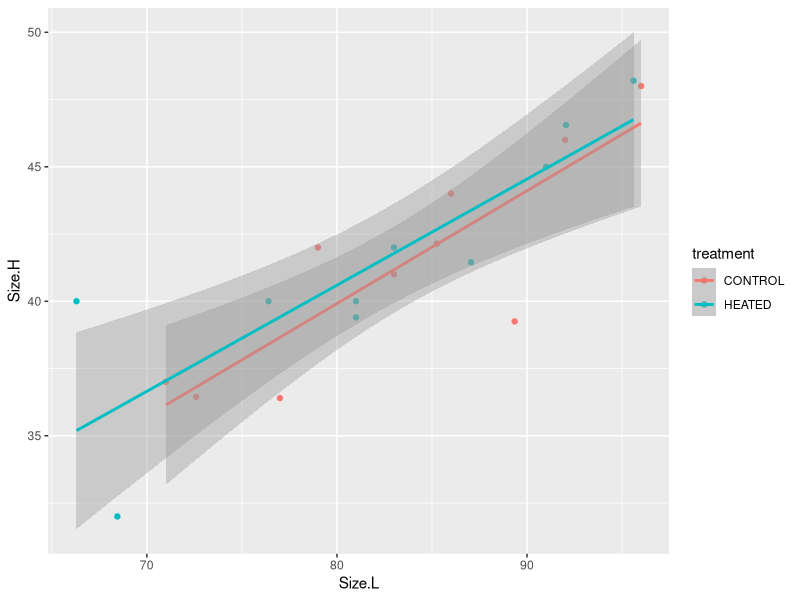
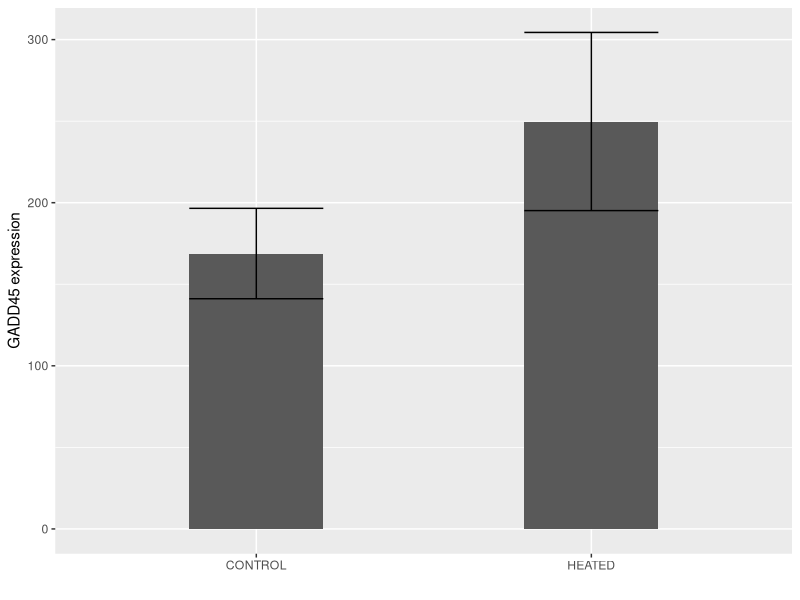
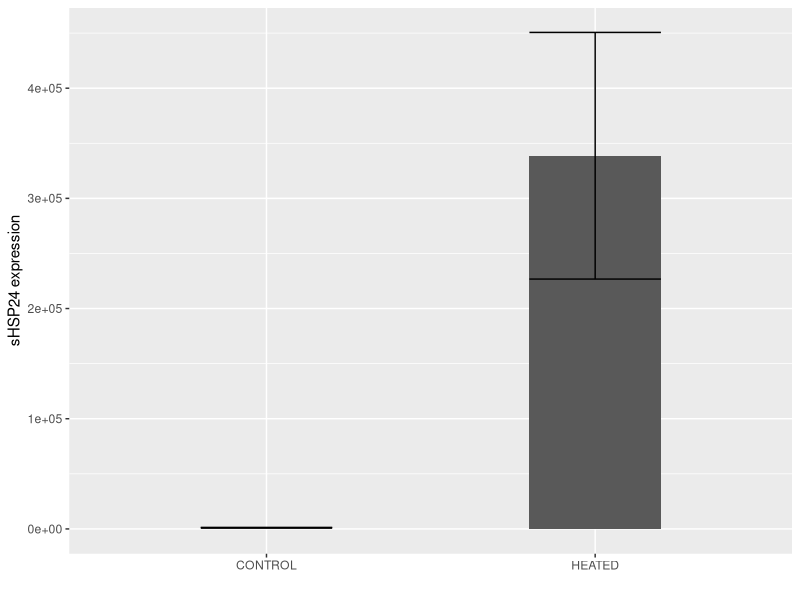
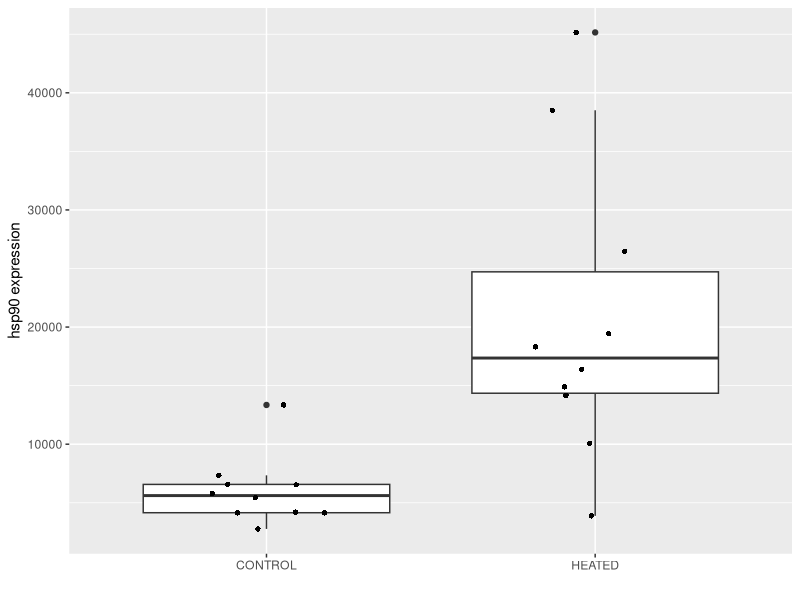
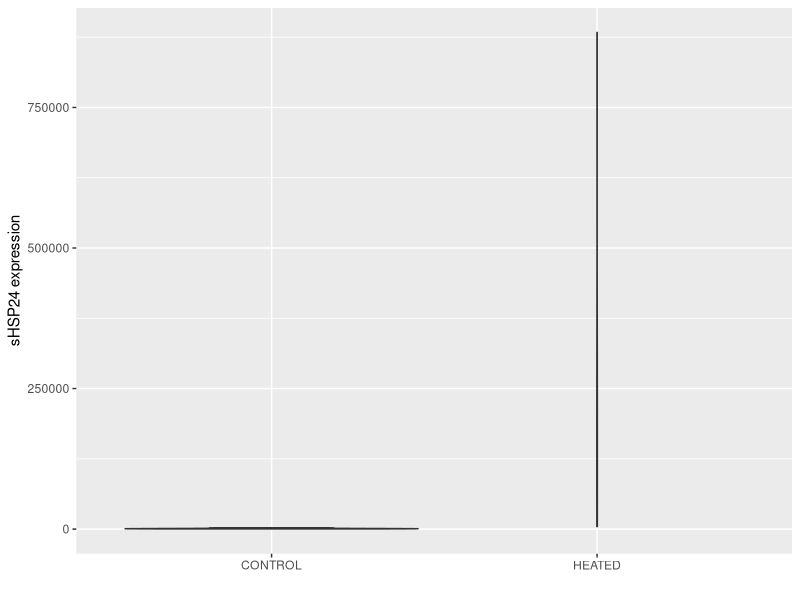

The R script that drew these images, in order: (Note: this script raises an error after producing the figures.)
## ---- chunk 1
library(tidyverse)
## ---- chunk 2
exp <- read.delim("../data/myt-gene-exp.csv", sep = ",")
## ---- chunk 3
exp <- drop_na(exp)
## ---- chunk 4
ggplot(exp, aes(x = Size.L, y = Size.H, color = treatment)) +
  geom_point() +
  geom_smooth(method = "lm")
## ---- chunk 5
exp %>% 
  group_by(treatment) %>%
  summarise(sem = sd(GADD45.converted)/sqrt(n()),
            GADD45.converted = mean(GADD45.converted)) %>%
  ggplot(aes(x = treatment, y = GADD45.converted)) + 
  geom_col(position = "dodge",
           width = 0.4) + 
  geom_errorbar(aes(ymin=GADD45.converted-sem, ymax=GADD45.converted+sem), width=.4,
                position = position_dodge()) +
  labs(x ="", y = "GADD45 expression", legend.title="") 
## ---- chunk 6
exp %>% 
  group_by(treatment) %>%
  summarise(sem = sd(sHSP24.converted)/sqrt(n()),
            sHSP24.converted = mean(sHSP24.converted)) %>%
  ggplot(aes(x = treatment, y = sHSP24.converted)) + 
  geom_col(position = "dodge",
           width = 0.4) + 
  geom_errorbar(aes(ymin=sHSP24.converted-sem, ymax=sHSP24.converted+sem), width=.4,
                position = position_dodge()) +
  labs(x ="", y = "sHSP24 expression", legend.title="") 
## ---- chunk 7
exp %>% 
  ggplot(aes(x = treatment, y = HSP90.converted)) + 
  geom_boxplot() + 
  geom_jitter(shape=16, position=position_jitter(0.2)) +
  labs(x ="", y = "hsp90 expression", legend.title="") 
## ---- chunk 8
exp %>% 
  ggplot(aes(x = treatment, y = sHSP24.converted)) + 
  geom_violin() + 
  labs(x ="", y = "sHSP24 expression", legend.title="") 
## ---- chunk 9
write_delim(exp, "../output/expression_01.tab", delim = "\t")
## ---- chunk 10

exp_long <- read_delim("../data/exp_longer.txt", delim = "\t")

## ---- chunk 11
exp_long %>%
  ggplot(aes(x = treatment, y = exp)) +
  geom_boxplot() +
  facet_grid(~gene)

## ---- chunk 12
exp_long %>% 
  ggplot(aes(x = treatment, y = gene_norm, fill = treatment)) + 
  geom_boxplot() + 
  geom_jitter(shape=1, position=position_jitter(0.2)) +
  facet_grid(~gene) +
  scale_fill_manual(values=c("#bbeeee", "#ffa500")) +
  theme(axis.title.x=element_blank(), axis.text.x=element_blank(),
                      axis.ticks.x=element_blank()) +
  ylab("gene expression (log10 arbitrary)")
## ---- chunk 13
exp_long %>% 
  ggplot(aes(x = treatment, y = exp)) + 
  geom_boxplot() + 
  geom_jitter(shape=1, position=position_jitter(0.1)) +
  facet_grid(~gene)
## ---- chunk 14
exp_long <- exp_long %>%
  mutate(gene_norm = log10(exp))
## ---- chunk 15
t.test(exp$GADD45.converted~exp$treatment)
## ---- chunk 16
t.test(exp$sHSP24.converted~exp$treatment)
## ---- chunk 17
t.test(exp$HSC70.converted~exp$treatment)
## ---- chunk 18
summary(glm(exp$HSC70.converted~exp$treatment))

